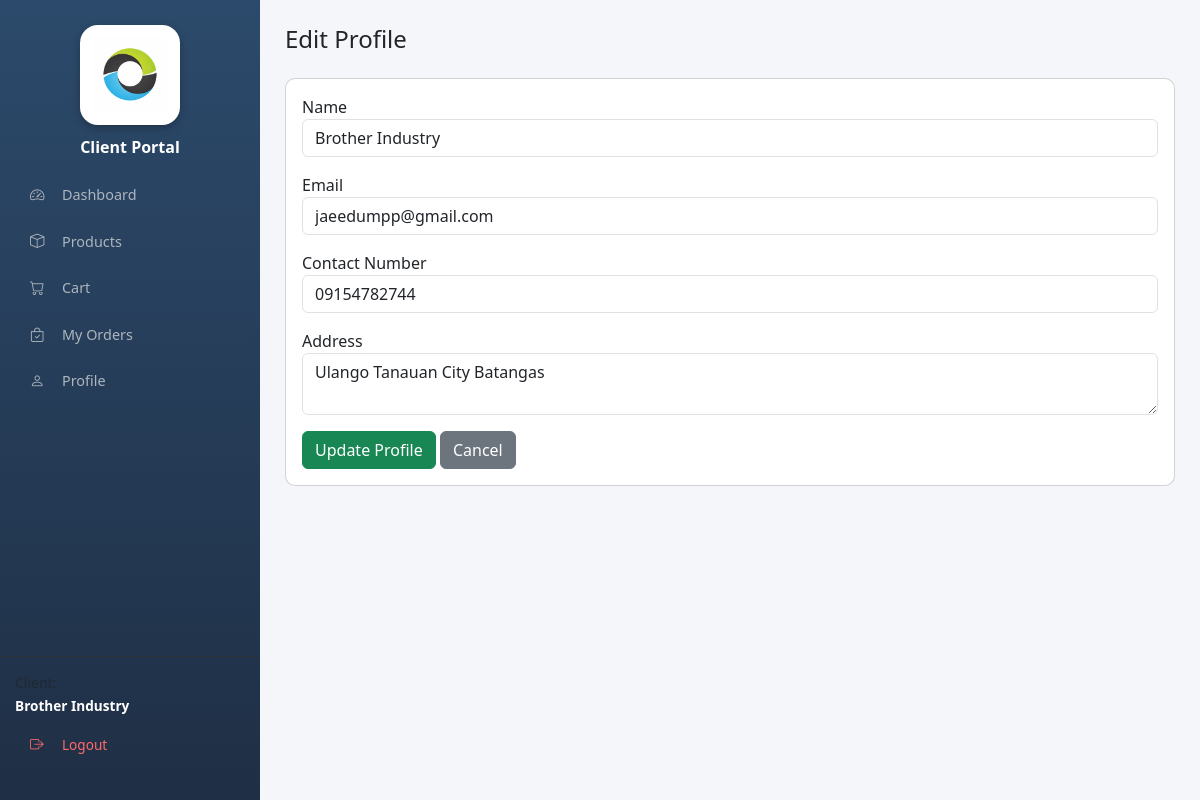
/client_edit_profile.php (signed in), run on the app's committed database.
### tables this page shows
CREATE TABLE `clients` (
  `id` int(11) NOT NULL,
  `name` varchar(100) DEFAULT NULL,
  `email` varchar(100) DEFAULT NULL,
  `password` varchar(255) DEFAULT NULL,
  `created_at` timestamp NOT NULL DEFAULT current_timestamp(),
  `contact_number` varchar(20) DEFAULT NULL,
  `address` text DEFAULT NULL
);

### client_edit_profile.php (the view, shortened to what this page needs)
<?php
require_once 'config.php';
$client_id = $_SESSION['client_id'];
$stmt = $conn->prepare("SELECT name, email, contact_number, address FROM clients WHERE id=?");
$stmt->execute([$client_id]);
$client = $stmt->fetch(PDO::FETCH_ASSOC);
?>
<!DOCTYPE html>
<html>
<head>
<link href="https://cdn.jsdelivr.net/npm/bootstrap@5.3.3/dist/css/bootstrap.min.css" rel="stylesheet">
</head>
<body>
<?php include 'client_sidebar.php'; ?>
<div class="main-content">
<h4 class="mb-4">Edit Profile</h4>
<div class="card">
<div class="card-body">
<form method="POST">
<div class="mb-3">
<label>Name</label>
<input type="text" name="name" class="form-control" value="<?= htmlspecialchars($client['name']) ?>" required>
</div>
<div class="mb-3">
<label>Email</label>
<input type="email" name="email" class="form-control" value="<?= htmlspecialchars($client['email']) ?>" required>
</div>
<div class="mb-3">
<label>Contact Number</label>
<input type="text" name="contact_number" class="form-control" value="<?= htmlspecialchars($client['contact_number']) ?>">
</div>
<div class="mb-3">
<label>Address</label>
<textarea name="address" class="form-control"><?= htmlspecialchars($client['address']) ?></textarea>
</div>
<button type="submit" name="update" class="btn btn-success">
Update Profile
</button>
<a href="client_profile.php" class="btn btn-secondary">
Cancel
</a>
</form>
</div>
</div>
</div>
</body>
</html>

### client_edit_profile.php (style rules this page uses)
body { background:#f4f6f9; }
.main-content { margin-left:260px; padding:25px; }
.card { border-radius:10px; }

### client_sidebar.php (style rules this page uses)
:root { --sb-width:260px; --primary-blue:#0d6efd; --sidebar-bg:#243b55; }

### data on the page
clients: name "Brother Industry", email "jaeedumpp@gmail.com", contact_number "09154782744", address "Ulango Tanauan City Batangas"

### other printed values
$_SESSION['client_name'] "Brother Industry"
